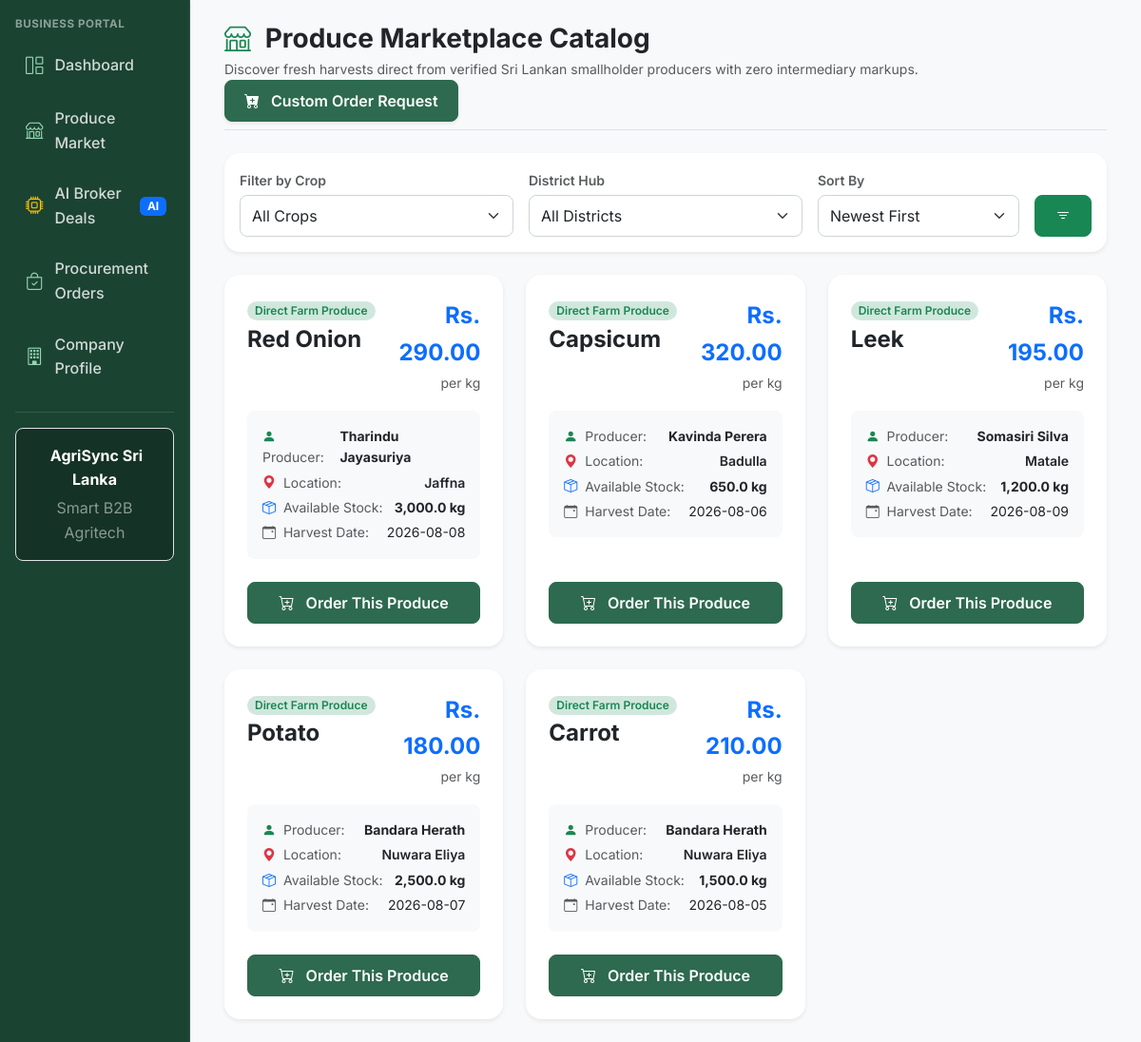
Page /business/browse.php (signed in) on the committed database.
### tables this page shows
CREATE TABLE IF NOT EXISTS `harvest_listings` (
  `id` int(11) NOT NULL AUTO_INCREMENT,
  `farmer_id` int(11) NOT NULL,
  `crop_type` varchar(50) NOT NULL,
  `quantity_kg` decimal(10,2) NOT NULL,
  `price_per_kg` decimal(10,2) NOT NULL,
  `harvest_date` date NOT NULL,
  `status` enum('available','matched','sold') NOT NULL DEFAULT 'available',
  `created_at` timestamp NOT NULL DEFAULT CURRENT_TIMESTAMP,
  `updated_at` timestamp NOT NULL DEFAULT CURRENT_TIMESTAMP ON UPDATE CURRENT_TIMESTAMP,
  PRIMARY KEY (`id`),
  KEY `farmer_id_index` (`farmer_id`),
  KEY `crop_type_index` (`crop_type`),
  KEY `status_index` (`status`),
  CONSTRAINT `fk_harvest_farmer` FOREIGN KEY (`farmer_id`) REFERENCES `users` (`id`) ON DELETE CASCADE
);

CREATE TABLE IF NOT EXISTS `users` (
  `id` int(11) NOT NULL AUTO_INCREMENT,
  `name` varchar(100) NOT NULL,
  `email` varchar(150) NOT NULL,
  `password_hash` varchar(255) NOT NULL,
  `role` enum('farmer','business','admin') NOT NULL,
  `phone` varchar(20) DEFAULT NULL,
  `district` varchar(50) DEFAULT NULL,
  `is_active` tinyint(1) NOT NULL DEFAULT 1,
  `created_at` timestamp NOT NULL DEFAULT CURRENT_TIMESTAMP,
  `updated_at` timestamp NOT NULL DEFAULT CURRENT_TIMESTAMP ON UPDATE CURRENT_TIMESTAMP,
  PRIMARY KEY (`id`),
  UNIQUE KEY `email_unique` (`email`),
  KEY `role_index` (`role`),
  KEY `district_index` (`district`)
);

### includes/functions.php (called while the page is built, shortened)
<?php
function sanitize(mixed $input): mixed {
    return htmlspecialchars(trim((string)$input), ENT_QUOTES, 'UTF-8');
}

### business/browse.php (the view, shortened to what this page needs)
<?php
require_once __DIR__ . '/../includes/functions.php';
$sort_by = sanitize($_GET['sort'] ?? 'newest');
$listings = [];
try {
    $db = getDbConnection();
    $sql = "
        SELECT
            h.id, h.crop_type, h.quantity_kg, h.price_per_kg, h.harvest_date, h.status, h.created_at,
            u.id as farmer_id, u.name as farmer_name, u.district as farmer_district, u.phone as farmer_phone
        FROM harvest_listings h
        JOIN users u ON h.farmer_id = u.id
        WHERE h.status = 'available'
    ";
    $params = [];
    if ($sort_by === 'price_asc') {
        $sql .= " ORDER BY h.price_per_kg ASC";
    } elseif ($sort_by === 'price_desc') {
        $sql .= " ORDER BY h.price_per_kg DESC";
    } elseif ($sort_by === 'quantity_desc') {
        $sql .= " ORDER BY h.quantity_kg DESC";
    } else {
        $sql .= " ORDER BY h.id DESC";
    }
    $stmt = $db->prepare($sql);
    $stmt->execute($params);
    $listings = $stmt->fetchAll(PDO::FETCH_ASSOC);
} catch (Throwable $e) {
    error_log("Browse Catalog Error: " . $e->getMessage());
    $error_message = "Unable to load produce listings.";
}
require_once __DIR__ . '/../includes/header.php';
?>
<div class="d-flex" style="min-height: 100vh;">
    <?php require_once __DIR__ . '/../includes/sidebar.php'; ?>
    <div class="flex-grow-1 bg-light p-4 overflow-auto">
        <div class="container-fluid max-w-7xl">
            <div class="d-flex flex-wrap align-items-center justify-content-between mb-4 pb-2 border-bottom">
                <div>
                    <h1 class="h3 fw-bold text-dark mb-1">
                        <i class="bi bi-shop text-success me-2"></i> Produce Marketplace Catalog
                    </h1>
                    <p class="text-muted small mb-0">
                        Discover fresh harvests direct from verified Sri Lankan smallholder producers with zero intermediary markups.
                    </p>
                </div>
                <div class="d-flex gap-2 mt-3 mt-md-0">
                    <a href="place_order.php" class="btn btn-primary rounded-3 d-flex align-items-center shadow-sm">
                        <i class="bi bi-cart-plus-fill me-1"></i> Custom Order Request
                    </a>
                </div>
            </div>
            <div class="card border-0 shadow-sm rounded-4 p-3 mb-4 bg-white">
                <form method="GET" action="browse.php" class="row g-3 align-items-end">
                    <div class="col-12 col-sm-6 col-md-4">
                        <label class="form-label small text-muted mb-1 fw-semibold">Filter by Crop</label>
                        <select name="crop" class="form-select rounded-3">
                            <option value="">All Crops</option>
                        </select>
                    </div>
                    <div class="col-12 col-sm-6 col-md-4">
                        <label class="form-label small text-muted mb-1 fw-semibold">District Hub</label>
                        <select name="district" class="form-select rounded-3">
                            <option value="">All Districts</option>
                        </select>
                    </div>
                    <div class="col-12 col-sm-6 col-md-3">
                        <label class="form-label small text-muted mb-1 fw-semibold">Sort By</label>
                        <select name="sort" class="form-select rounded-3">
                            <option value="newest" <?= $sort_by === 'newest' ? 'selected' : '' ?>>Newest First</option>
                        </select>
                    </div>
                    <div class="col-12 col-sm-6 col-md-1">
                        <button type="submit" class="btn btn-success w-100 rounded-3"><i class="bi bi-filter"></i></button>
                    </div>
                </form>
            </div>
            <div class="row g-4">
                <?php if (empty($listings)): ?>
                    <div class="col-12 text-center py-5">
                        <div class="card border-0 shadow-sm rounded-4 p-5 bg-white">
                            <i class="bi bi-inbox fs-1 text-muted d-block mb-3"></i>
                            <h5 class="fw-bold text-dark">No Available Produce Matches</h5>
                            <p class="text-muted small mb-3">There are no farm listings matching your selected crop or district filters right now.</p>
                            <div>
                                <a href="browse.php" class="btn btn-outline-success rounded-3 me-2">Clear Filters</a>
                                <a href="place_order.php" class="btn btn-primary rounded-3">Place Custom AI Order</a>
                            </div>
                        </div>
                    </div>
                <?php else: ?>
                    <?php foreach ($listings as $item): ?>
                        <div class="col-12 col-sm-6 col-lg-4">
                            <div class="card border-0 shadow-sm rounded-4 h-100 bg-white hover-shadow transition">
                                <div class="card-body p-4 d-flex flex-column">
                                    <div class="d-flex justify-content-between align-items-start mb-3">
                                        <div>
                                            <span class="badge bg-success-subtle text-success rounded-pill px-2 py-1 small fw-semibold">
                                                Direct Farm Produce
                                            </span>
                                            <h4 class="fw-bold text-dark mb-0 mt-1"><?= htmlspecialchars($item['crop_type'], ENT_QUOTES, 'UTF-8') ?></h4>
                                        </div>
                                        <div class="text-end">
                                            <div class="fs-4 fw-bold text-primary">Rs. <?= number_format($item['price_per_kg'], 2) ?></div>
                                            <small class="text-muted">per kg</small>
                                        </div>
                                    </div>
                                    <div class="bg-light p-3 rounded-3 mb-3 small">
                                        <div class="d-flex justify-content-between mb-1">
                                            <span class="text-muted"><i class="bi bi-person-fill text-success me-1"></i> Producer:</span>
                                            <strong class="text-dark"><?= htmlspecialchars($item['farmer_name'], ENT_QUOTES, 'UTF-8') ?></strong>
                                        </div>
                                        <div class="d-flex justify-content-between mb-1">
                                            <span class="text-muted"><i class="bi bi-geo-alt-fill text-danger me-1"></i> Location:</span>
                                            <span class="text-dark fw-semibold"><?= htmlspecialchars($item['farmer_district'], ENT_QUOTES, 'UTF-8') ?></span>
                                        </div>
                                        <div class="d-flex justify-content-between mb-1">
                                            <span class="text-muted"><i class="bi bi-box-seam text-primary me-1"></i> Available Stock:</span>
                                            <span class="text-dark fw-bold"><?= number_format($item['quantity_kg'], 1) ?> kg</span>
                                        </div>
                                        <div class="d-flex justify-content-between">
                                            <span class="text-muted"><i class="bi bi-calendar-event text-muted me-1"></i> Harvest Date:</span>
                                            <span class="text-dark"><?= htmlspecialchars($item['harvest_date'], ENT_QUOTES, 'UTF-8') ?></span>
                                        </div>
                                    </div>
                                    <div class="mt-auto pt-2">
                                        <a href="place_order.php?crop=<?= urlencode($item['crop_type']) ?>&max_price=<?= (float)$item['price_per_kg'] ?>&listing_id=<?= (int)$item['id'] ?>" class="btn btn-primary w-100 rounded-3 py-2 fw-semibold">
                                            <i class="bi bi-cart-plus me-1"></i> Order This Produce
                                        </a>
                                    </div>
                                </div>
                            </div>
                        </div>
                    <?php endforeach; ?>
                <?php endif; ?>
            </div>
        </div>
    </div>
</div>
<?php require_once __DIR__ . '/../includes/footer.php'; ?>

### rows in the picture
harvest_listings: crop_type "Red Onion", price_per_kg "290.00", farmer.name "Tharindu Jayasuriya", farmer.district "Jaffna", quantity_kg "3,000.0", harvest_date "2026-08-08"
harvest_listings: crop_type "Capsicum", price_per_kg "320.00", farmer.name "Kavinda Perera", farmer.district "Badulla", quantity_kg "650.0", harvest_date "2026-08-06"
harvest_listings: crop_type "Leek", price_per_kg "195.00", farmer.name "Somasiri Silva", farmer.district "Matale", quantity_kg "1,200.0", harvest_date "2026-08-09"
harvest_listings: crop_type "Potato", price_per_kg "180.00", farmer.name "Bandara Herath", farmer.district "Nuwara Eliya", quantity_kg "2,500.0", harvest_date "2026-08-07"
harvest_listings: crop_type "Carrot", price_per_kg "210.00", farmer.name "Bandara Herath", farmer.district "Nuwara Eliya", quantity_kg "1,500.0", harvest_date "2026-08-05"

### other values in the picture
$user_role "BUSINESS"
